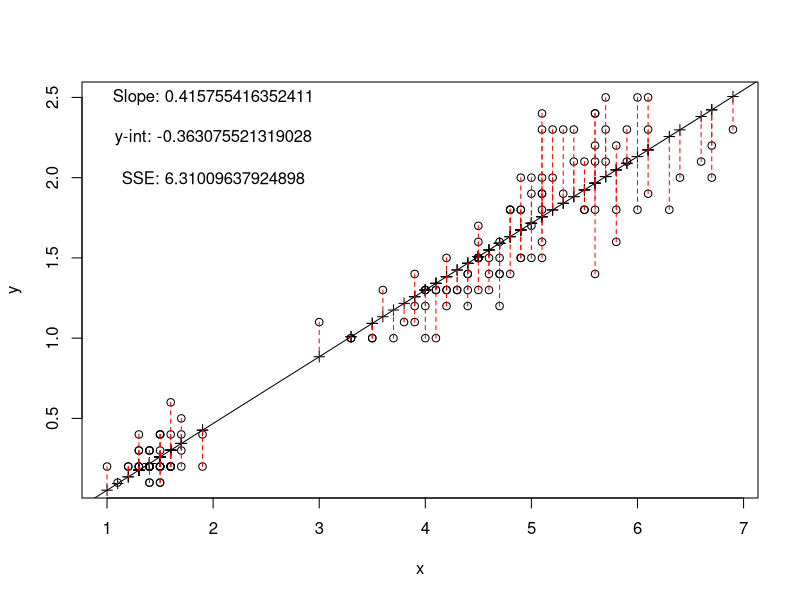
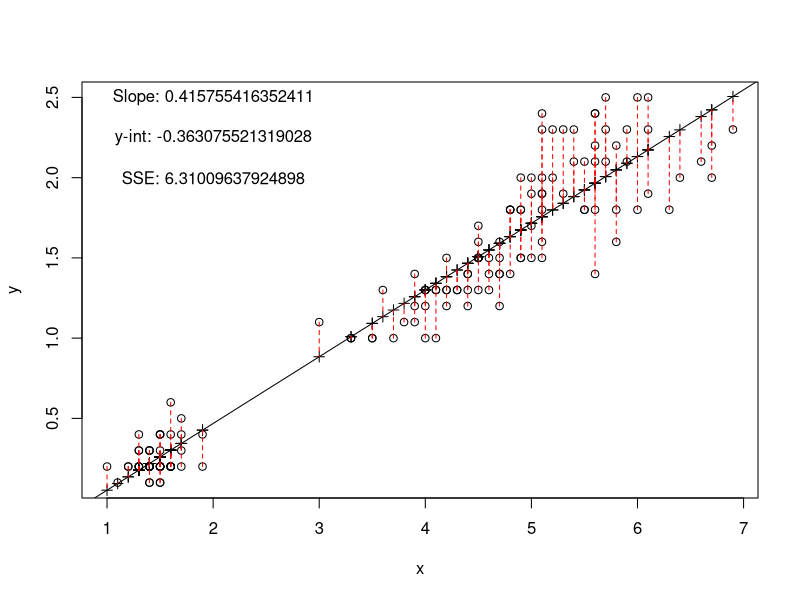
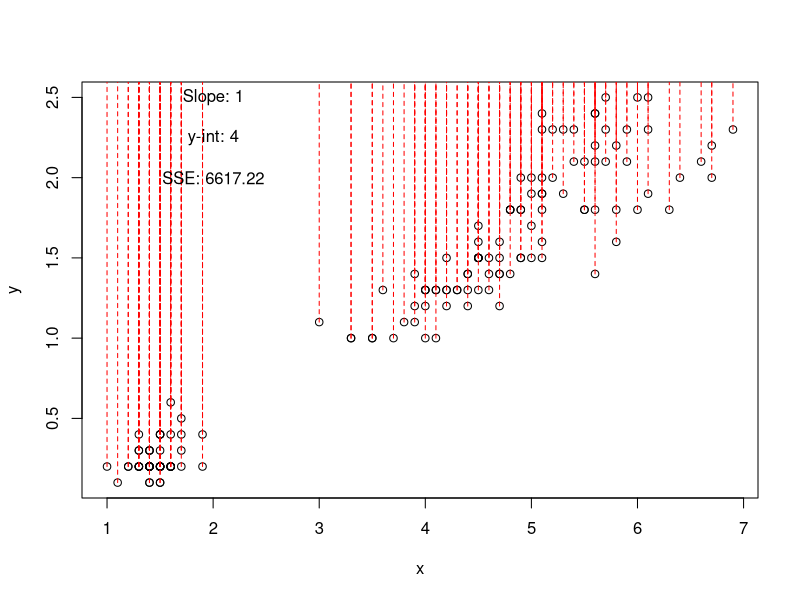
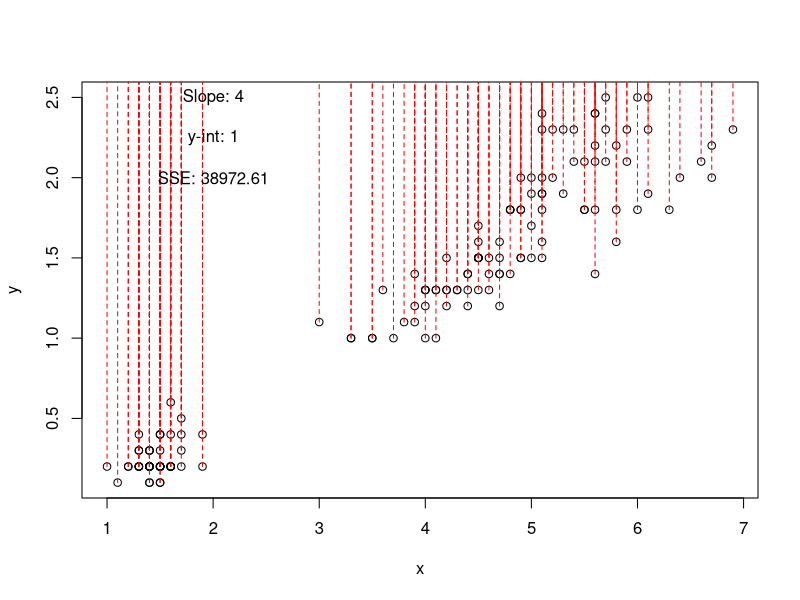
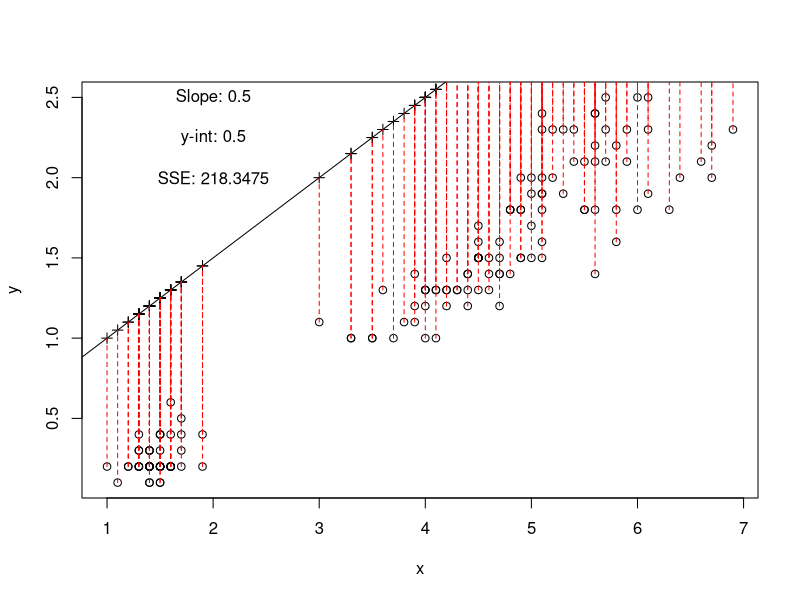
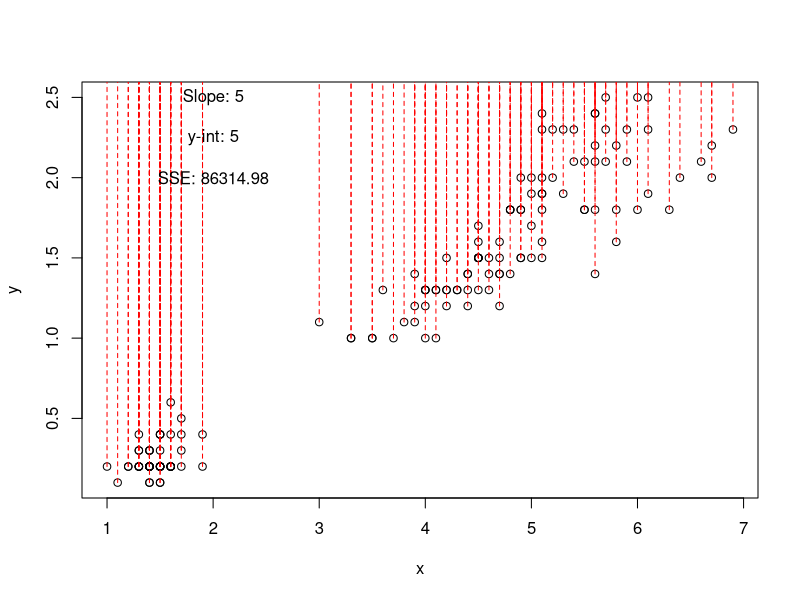
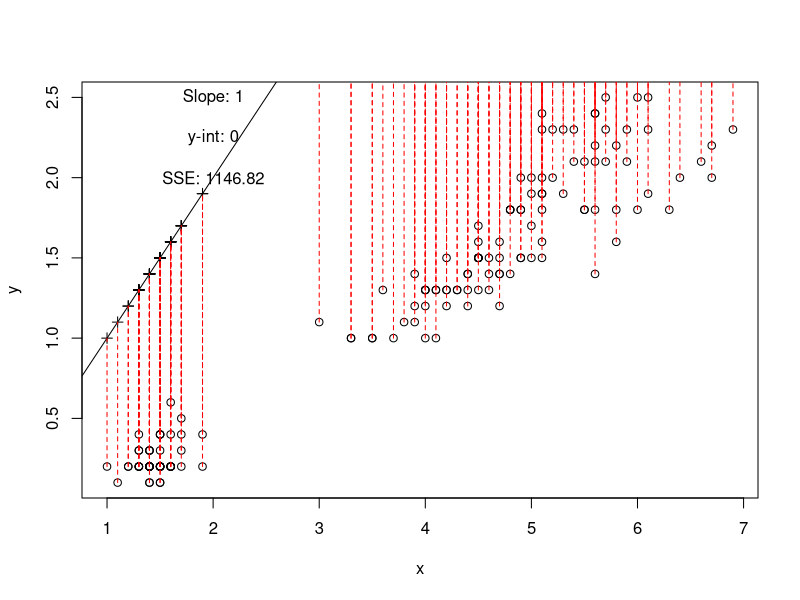
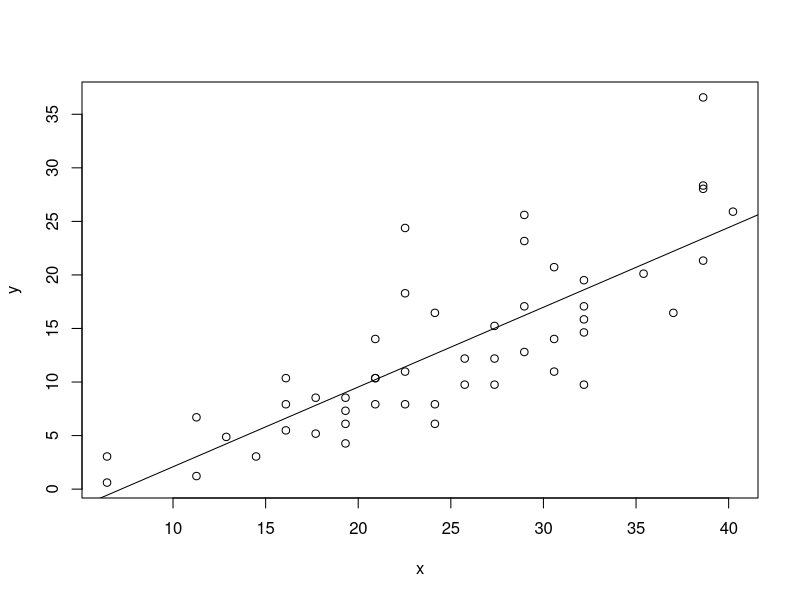

Here is the R script that generated these plots, in order:
iris	#making sure Iris dataset is active
names(iris)	#checking Iris names so you can rename them
names(iris) <- c("sepalL", "sepalW",  "petalL", "petalW", "species")	#Renaming iris with more convenient names

species <- iris$species   #saving specific values from the Iris dataset as variables to use later
x <- iris$petalL
y <- iris$petalW

fit <- lm( y ~ x )  	#creating variable fit for the linear model
b <- coef( fit )	 #naming b as the coefficient for the model
int <- b[1] 	#redelegating b as the intercept, such as in y=mx+b
slope <- b[2] 	#naming slope for the linear model

plot(x, y) 		#now we can plot our previously named x as petal length and y as petal width 
abline(fit) 	#abline creates a line of best fit on the plot given the slope and intercept already laid out

yhat <- slope*x + int	 #labeling the linear formula y=mx+b as yhat because y is already taken

points( x, yhat, pch=3)  #making the points that fall on the line of best fit obvious

i=150		#we now want to show the error margin between the points on contrasting sides of the line of best fit
segments( x[i], y[i], x[i], yhat[i], col="red" ) 	#we name segments as the connection between these points
segments( x, y, x, yhat, col="red", lty=2 )		#we formulate the segments and now they will appear

error <- (yhat-y)		#to calculate error between the points
sse <- sum(error^2)		#to calculate the sum of squared errors

text(2,2.5, paste("Slope:", slope))		#to add the text for slope to the graph
text(2,2.25, paste("y-int:", int))		#to add the text for y-intercept to the graph
text(2,2, paste("SSE:", sse))			#to add the text for SSE to the graph



#Function Wrap
myplot <- function(x=iris$petalL, y=iris$petalW, myint=int, myslope=slope)	{
	yhat <- myslope*x + myint
	error <- yhat - y
	sse <- sum(error^2)
	plot(x, y)
	abline(myint, myslope)
	points(x, yhat, pch=3)
	segments(x, y, x, yhat, col="red", lty=2)
	text(2,2.5, paste("Slope:", myslope))
	text(2,2.25, paste("y-int:", myint))
	text(2,2, paste("SSE:", sse))
}

myplot()
myplot(myint=4, myslope=1)
myplot(myint=1, myslope=4)
myplot(myint=0.5, myslope=0.5)
myplot(myint=5, myslope=5)
myplot(myint=0, myslope=1)


#My Function
conversionfunction <- function(x=cars$speed, y=cars$dist, conv1=1.60934, conv2=0.3048)	{
	x <- x*conv1
	y <- y*conv2
	plot(x, y)
	fit <- lm (y~x)
	abline(fit)
}

conversionfunction()		#testing function with cars data, this converts speed from miles to kilometers, and distance from feet to meters. 
conversionfunction(x=women$height, y=women$weight, conv1=2.54, conv2=0.4536)	 #using the dataset women, this converts height from inches to centimeters, and weight from pounds to kilograms
conversionfunction(x=trees$Girth, y=trees$Height, conv1=2.54, conv2=0.3048)		#using the dataset trees, this converts tree girth from inches to centimeters, and tree height from feet to meters. 